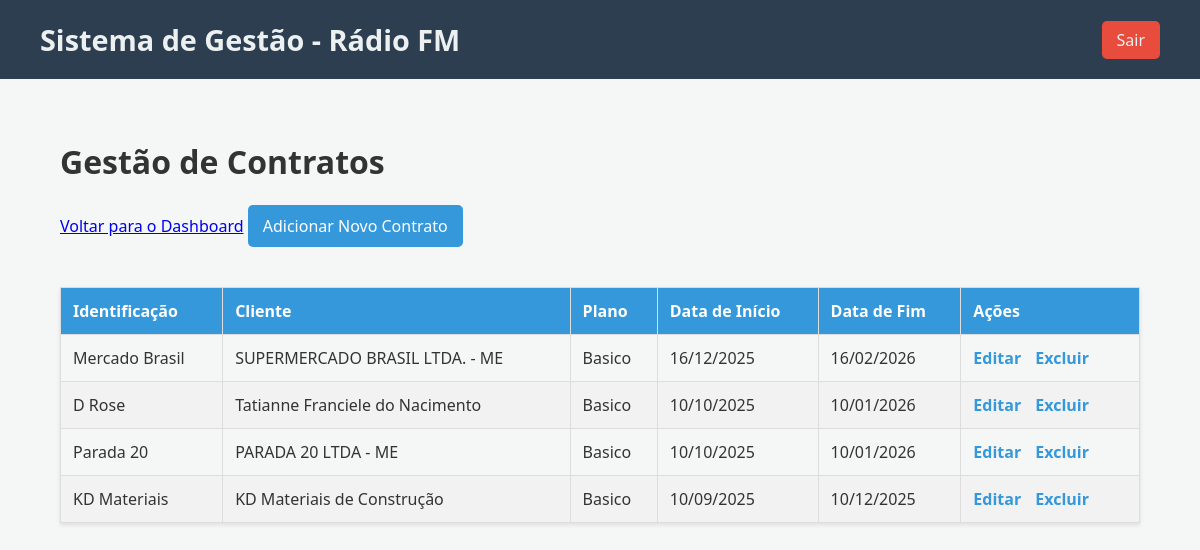
/controle/contratos.php?error=id_invalido (signed in), run on the app's committed database.
### tables this page shows
CREATE TABLE `contratos` (
  `id` int(11) NOT NULL,
  `identificacao` varchar(255) DEFAULT NULL,
  `cliente_id` int(11) NOT NULL,
  `plano_id` int(11) NOT NULL,
  `valor` decimal(10,2) NOT NULL,
  `data_inicio` date NOT NULL,
  `data_fim` date NOT NULL
);

CREATE TABLE `clientes` (
  `id` int(11) NOT NULL,
  `empresa` varchar(100) NOT NULL,
  `cnpj_cpf` varchar(20) NOT NULL,
  `email` varchar(100) NOT NULL,
  `telefone` varchar(20) DEFAULT NULL,
  `endereco` varchar(200) DEFAULT NULL,
  `credito_permuta` decimal(10,2) DEFAULT 0.00,
  `saldo_permuta` decimal(10,2) NOT NULL DEFAULT 0.00,
  `data_cadastro` datetime NOT NULL,
  `ativo` tinyint(1) DEFAULT 1
);

CREATE TABLE `planos` (
  `id` int(11) NOT NULL,
  `nome` varchar(100) NOT NULL,
  `descricao` text DEFAULT NULL,
  `preco` decimal(10,2) NOT NULL,
  `insercoes_mes` int(11) NOT NULL
);

### controle/contratos.php (the view, shortened to what this page needs)
<?php
$page_title = "Gestão de Contratos";
require_once __DIR__ . '/templates/header.php';
$sql = "
    SELECT
        ct.id,
        ct.identificacao,
        c.empresa AS cliente_nome,
        p.nome AS plano_nome,
        ct.data_inicio,
        ct.data_fim
    FROM contratos ct
    JOIN clientes c ON ct.cliente_id = c.id
    JOIN planos p ON ct.plano_id = p.id
    ORDER BY ct.data_inicio DESC
";
$result = $conn->query($sql);
?>
<h1><?php echo $page_title; ?></h1>
<a href="dashboard.php">Voltar para o Dashboard</a>
<?php if ($_SESSION['user_level'] === 'admin'): ?>
    <a href="contrato_add.php" class="add-link">Adicionar Novo Contrato</a>
<?php endif; ?>
<table>
    <thead>
        <tr>
            <th>Identificação</th>
            <th>Cliente</th>
            <th>Plano</th>
            <th>Data de Início</th>
            <th>Data de Fim</th>
            <?php if ($_SESSION['user_level'] === 'admin'): ?>
                <th>Ações</th>
            <?php endif; ?>
        </tr>
    </thead>
    <tbody>
        <?php if ($result->num_rows > 0): ?>
            <?php while($row = $result->fetch_assoc()): ?>
                <tr>
                    <td><?php echo htmlspecialchars($row['identificacao'] ?: 'N/A'); ?></td>
                    <td><?php echo htmlspecialchars($row['cliente_nome']); ?></td>
                    <td><?php echo htmlspecialchars($row['plano_nome']); ?></td>
                    <td><?php echo date("d/m/Y", strtotime($row['data_inicio'])); ?></td>
                    <td><?php echo date("d/m/Y", strtotime($row['data_fim'])); ?></td>
                    <?php if ($_SESSION['user_level'] === 'admin'): ?>
                        <td class="actions">
                            <a href="contrato_edit.php?id=<?php echo $row['id']; ?>">Editar</a>
                            <a href="src/contrato_delete_handler.php?id=<?php echo $row['id']; ?>" onclick="return confirm('Tem certeza?');">Excluir</a>
                        </td>
                    <?php endif; ?>
                </tr>
            <?php endwhile; ?>
        <?php else: ?>
            <tr>
                <td colspan="<?php echo ($_SESSION['user_level'] === 'admin') ? '6' : '5'; ?>">Nenhum contrato cadastrado.</td>
            </tr>
        <?php endif; ?>
    </tbody>
</table>
<?php
require_once __DIR__ . '/templates/footer.php';
?>

### controle/assets/style.css (style rules this page uses)
body { font-family: 'Segoe UI', Tahoma, Geneva, Verdana, sans-serif; background-color: #f4f7f6; margin: 0; padding: 0; color: #333; }
table { width: 100%; border-collapse: collapse; margin-top: 20px; box-shadow: 0 2px 4px rgba(0,0,0,0.1); }
th, td { border: 1px solid #ddd; padding: 12px; text-align: left; }
th { background-color: #3498db; color: white; }
tbody tr:nth-child(even) { background-color: #f2f2f2; }
.actions a { margin-right: 10px; text-decoration: none; color: #3498db; font-weight: bold; }
a.add-link, a.cancel-link { display: inline-block; margin-bottom: 20px; text-decoration: none; padding: 10px 15px; border-radius: 5px; }
a.add-link { background-color: #3498db; color: white; }

### data on the page
contratos: identificacao "Mercado Brasil", cliente.empresa "SUPERMERCADO BRASIL LTDA. - ME", plano.nome "Basico", data_inicio "16/12/2025", data_fim "16/02/2026"
contratos: identificacao "D Rose", cliente.empresa "Tatianne Franciele do Nacimento", plano.nome "Basico", data_inicio "10/10/2025", data_fim "10/01/2026"
contratos: identificacao "Parada 20", cliente.empresa "PARADA 20 LTDA - ME", plano.nome "Basico", data_inicio "10/10/2025", data_fim "10/01/2026"
contratos: identificacao "KD Materiais", cliente.empresa "KD Materiais de Construção", plano.nome "Basico", data_inicio "10/09/2025", data_fim "10/12/2025"

### other printed values
$page_title "Gestão de Contratos"
